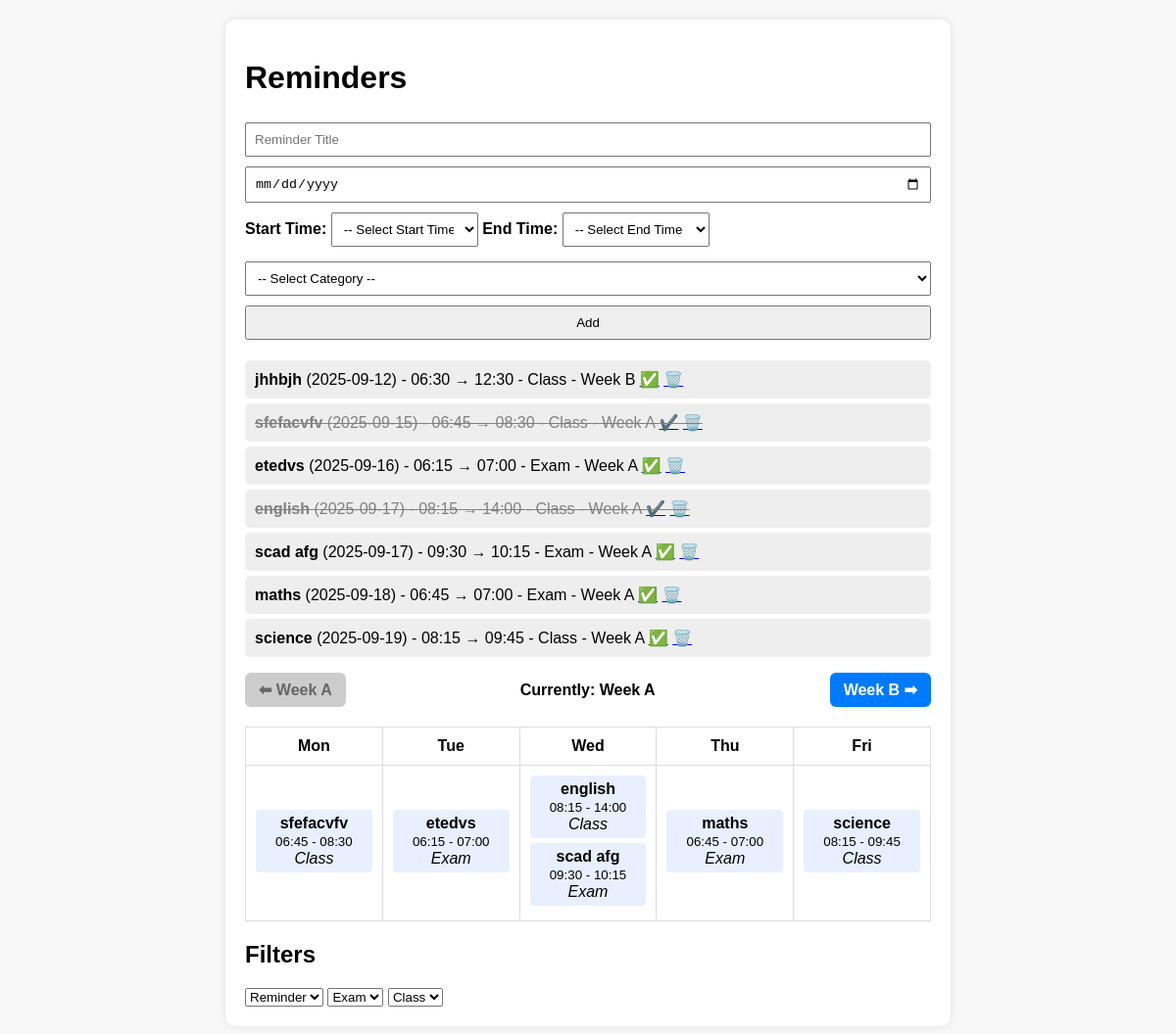
The page / on the database its author committed.
### tables this page shows
CREATE TABLE reminders (
            id INTEGER PRIMARY KEY AUTOINCREMENT,
            title TEXT,
            due_date TEXT,
            start_time TEXT,
            end_time TEXT,
            category TEXT,
            completed INTEGER DEFAULT 0,
            week TEXT DEFAULT 'A'
        );

### app.py (the view)
@app.route('/')
def index():
    week_num = datetime.now().isocalendar()[1]
    current_week = 'A' if week_num % 2 == 0 else 'B'
    selected_week = request.args.get('week', current_week)
    with sqlite3.connect('data.db') as conn:
        c = conn.cursor()
        c.execute("""
            SELECT * FROM reminders
            ORDER BY datetime(due_date || ' ' || start_time) ASC
        """)
        reminders = c.fetchall()
        c.execute("""
            SELECT title, due_date, start_time, end_time, category
            FROM reminders
            WHERE (category='Class' OR category='Exam') AND week=?
            ORDER BY datetime(due_date || ' ' || start_time) ASC
        """, (selected_week,))
        timetable_items = c.fetchall()
    return render_template('index.html', reminders=reminders, timetable_items=timetable_items, selected_week=selected_week)

### app.py (called while the page is built)
@app.template_filter('datetimeformat')
def datetimeformat(value, format='%H:%M'):
    try:
        return datetime.strptime(value, '%Y-%m-%d').strftime(format)
    except:
        return value

### templates/index.html (shortened to what this page needs)
<!DOCTYPE html>
<html lang="en">
<head>
    <link rel="stylesheet" href="{{ url_for('static', filename='css/style.css') }}">
</head>
<body>
    <div class="container">
        <h1>Reminders</h1>
        <form method="POST" action="/add">
            <input type="text" name="title" placeholder="Reminder Title" required>
            <input type="date" name="due_date" required>
            <label><strong>Start Time:</strong></label>
            <select name="start_time" required style="width: 150px; margin-bottom: 10px;">
                <option value="">-- Select Start Time --</option>
            </select>
            <label><strong>End Time:</strong></label>
            <select name="end_time" required style="width: 150px; margin-bottom: 10px;">
                <option value="">-- Select End Time --</option>
            </select>
            <select name="category" required>
                <option value="">-- Select Category --</option>
            </select>
            <button type="submit">Add</button>
        </form>
        <ul class="reminder-list">
            {% for r in reminders %}
            <li class="{% if r[6] %}completed{% endif %}">
                <strong>{{ r[1] }}</strong> ({{ r[2] }}) - {{ r[3] }} → {{ r[4] }} - {{ r[5] }} - Week {{ r[7] }}
                {% if not r[6] %}
                    <a href="/complete/{{ r[0] }}">✅</a>
                {% else %}
                    <a href="/uncomplete/{{ r[0] }}">✔️</a>
                {% endif %}
                <a href="/delete/{{ r[0] }}">🗑️</a>
            </li>
            {% endfor %}
        </ul>
        <div style="display: flex; align-items: center; justify-content: space-between; margin: 15px 0;">
            {% if selected_week == 'A' %}
                <span class="week-btn inactive">⬅ Week A</span>
            {% else %}
                <a href="/?week=A" class="week-btn">⬅ Week A</a>
            {% endif %}
            <span><strong>Currently: Week {{ selected_week }}</strong></span>
            {% if selected_week == 'B' %}
                <span class="week-btn inactive">Week B ➡</span>
            {% else %}
                <a href="/?week=B" class="week-btn">Week B ➡</a>
            {% endif %}
        </div>
        <table>
            <tr>
                <th>Mon</th><th>Tue</th><th>Wed</th><th>Thu</th><th>Fri</th>
            </tr>
            <tr>
                {% set days = ['Mon', 'Tue', 'Wed', 'Thu', 'Fri'] %}
                {% for day in days %}
                <td>
                    {% for item in timetable_items %}
                        {% set weekday = item[1]|datetimeformat("%a") %}
                        {% if weekday == day %}
                            <div style="background-color: '{{ '#ffe0e0' if item[4] == 'Exam' else '#e8f0ff' }}'';">
                                <strong>{{ item[0] }}</strong><br>
                                <small>{{ item[2] }} - {{ item[3] }}</small><br>
                                <em>{{ item[4] }}</em>
                            </div>
                        {% endif %}
                    {% endfor %}
                </td>
                {% endfor %}
            </tr>
        </table>
        <h2>Filters</h2>
        <select><option>Reminder</option></select>
        <select><option>Exam</option></select>
        <select><option>Class</option></select>
    </div>
</body>
</html>

### static/css/style.css (style rules this page uses)
body { font-family: Arial, sans-serif; background: #f8f8f8; padding: 20px; margin: 0; }
.container { max-width: 700px; margin: auto; background: white; padding: 20px; border-radius: 10px; box-shadow: 0 0 10px rgba(0,0,0,0.1); }
form input, form select, form button { margin: 5px 0; padding: 8px; width: 100%; box-sizing: border-box; }
.reminder-list { list-style: none; padding: 0; }
.reminder-list li { background: #eee; margin: 5px 0; padding: 10px; border-radius: 5px; }
.reminder-list li.completed { text-decoration: line-through; color: gray; }
table { width: 100%; border-collapse: collapse; margin-top: 20px; }
table th, table td { border: 1px solid #ddd; padding: 10px; text-align: center; }
table td div { background-color: #e8f0ff; margin-bottom: 5px; padding: 5px; border-radius: 4px; }
.week-btn { background-color: #007bff; color: white; padding: 8px 14px; border-radius: 6px; text-decoration: none; font-weight: bold; transition: background-color 0.2s ease; }
.week-btn.inactive { background-color: #ccc; color: #666; cursor: default; pointer-events: none; }

### rows shown on the page
reminders: title "jhhbjh", due_date "2025-09-12", start_time "06:30", end_time "12:30", category "Class", week "B"
reminders: title "sfefacvfv", due_date "2025-09-15", start_time "06:45", end_time "08:30", category "Class", week "A"
reminders: title "etedvs", due_date "2025-09-16", start_time "06:15", end_time "07:00", category "Exam", week "A"
reminders: title "english", due_date "2025-09-17", start_time "08:15", end_time "14:00", category "Class", week "A"
reminders: title "scad afg", due_date "2025-09-17", start_time "09:30", end_time "10:15", category "Exam", week "A"
reminders: title "maths", due_date "2025-09-18", start_time "06:45", end_time "07:00", category "Exam", week "A"
reminders: title "science", due_date "2025-09-19", start_time "08:15", end_time "09:45", category "Class", week "A"

### other values the page prints
{{ selected_week }} "A"
